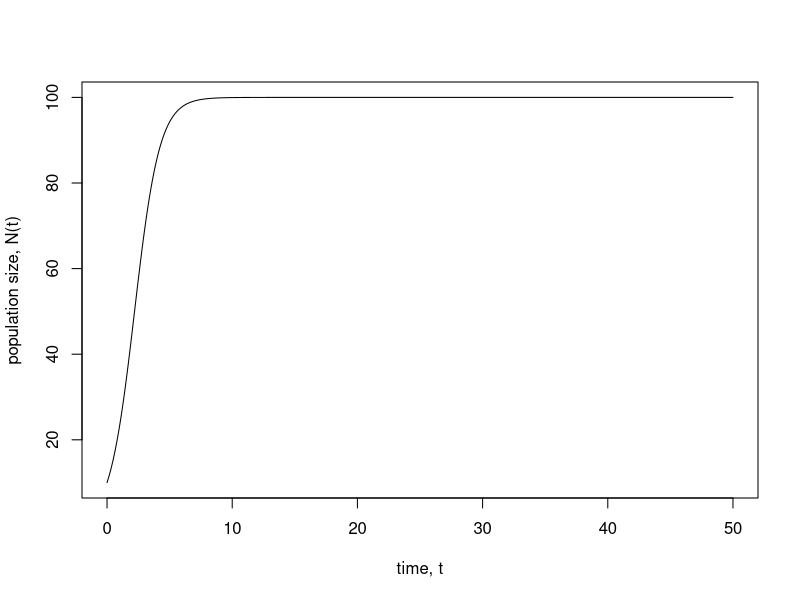

Source code (R):
# SOLVING MODELS FOR DENSITY-DEPENDENT POPULATION GROWTH
#----------
# Models:
# 1) Continuous time logistic growth
# 2) Discrete time logistic map
# 3) Altervative version of the discrete time logistic map
# 4) Ricker model (discrete time)
# 5) Beverton-Holt model (discrete time)

# Remove all objects - always start with this
rm(list=ls())

# load the package to numerically solve the continuous time
# model
require(deSolve)

#####
# DEFINE ALL THE MODELS:
#####

####
# Continuous time logistic growth
####
# The function returns dN/dt
LogisticGrowth <- function(t,N,p){
  dN = r*N*(1-N/K)
  # Note that the function called by ode() is required to
  # return a list.
  return(list(dN))
}

######
# May's logistic growth function
#####
MayLogisticGrowth = function(Nstart,lambda,K,tstart,tend){
  Result = c(tstart,Nstart)
  N = Nstart
  for(t in seq(tstart+1,tend,1)){
    N = lambda*N*(1-N/K)
    Result <- rbind(Result, data.frame(time=t, Popn.Size=N))
  } 
  return(Result)
}

######
# Alternative logistic growth function
######
AltLogisticGrowth = function(Nstart,lambda,K,tstart,tend){
  Result = c(tstart,Nstart)
  N = Nstart
  for(t in seq(tstart+1,tend,1)){
    N = N+lambda*N*(1-N/K)
    Result <- rbind(Result, data.frame(time=t, Popn.Size=N))
  } 
  return(Result)
}

########
# Ricker
########
Ricker = function(Nstart,lambda,K,tstart,tend){
  Result = c(tstart,Nstart)
  N = Nstart
  for(t in seq(tstart+1,tend,1)){
    N = N*exp(r*(1-N/K))
    Result <- rbind(Result, data.frame(time=t, Popn.Size=N))
  } 
  return(Result)
}

#######
# Beverton-Holt
#######
BevertonHolt = function(Nstart,lambda,K,tstart,tend){
  Result = c(tstart,Nstart)
  N = Nstart
  for(t in seq(tstart+1,tend,1)){
    N = lambda*N/(1+N*(lambda - 1)/K)
    Result <- rbind(Result, data.frame(time=t, Popn.Size=N))
  } 
  return(Result)
}

####### 
# CALL THE FUNCTIONS AND MAKE GRAPHS FOR SPECIFIC PARAMETER
# VALUES
########

## Continuous time logistic growth
# Parameters
r = 1
K = 100
# Initial population size
N0 = 10
# Times
times = seq(0,50,.1)

# Performing the numerical integration
out = ode(N0,times,LogisticGrowth,p=c(r=r,K=K), method = "ode45")

# Make the graph
plot(out[,1], out[,2], typ="l", xlab = "time, t", ylab = "population size, N(t)")
